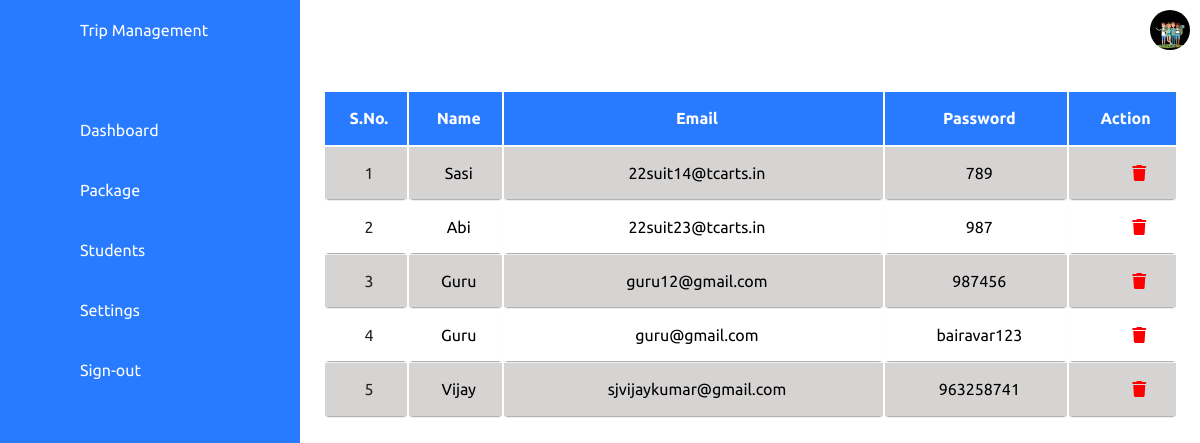
The page /admin/student.php on the database its author committed.
### tables this page shows
CREATE TABLE `register` (
  `Id` int(10) NOT NULL,
  `Name` varchar(60) NOT NULL,
  `Email` varchar(60) NOT NULL,
  `Password` varchar(20) NOT NULL
);

### admin/student.php (the view, shortened to what this page needs)
<?php include 'config/connection.php'; ?>
<!DOCTYPE html>
<html lang="en">
<head>
    <link rel="stylesheet" href="css/dashboard.css">
    <link rel="stylesheet" href="https://cdnjs.cloudflare.com/ajax/libs/font-awesome/6.6.0/css/all.min.css" />
</head>
<body>
    <div class="container">
        <?php include 'base.php'; ?>
         <div class="main">
            <div class="topbar">
                <div class="toggle">
                </div>
                <div class="user">
                    <img src="../images/bg-2.jpeg">
                </div>
            </div>
            <table class="table_container">
                    <thead>
                      <tr>
                        <th><h1>S.No.</h1></th>
                        <th><h1>Name</h1></th>
                        <th><h1>Email</h1></th>
                        <th><h1>Password</h1></th>
                        <th><h1>Action</h1></th>
                      </tr>
                    </thead>
                    <tbody>
                      <?php
                        $sql = "SELECT * FROM register";
                        $result = $con->query($sql);
                        if ($result->num_rows > 0) {
                          $i = 1;
                          while($row = $result->fetch_assoc()) {
                      ?>
                      <tr>
                        <td><?php echo $i++; ?></td>
                        <td><?php echo $row["Name"]; ?></td>
                        <td><?php echo $row["Email"]; ?></td>
                        <td><?php echo $row["Password"]; ?></td>
                        <td>
                            <a href="config/deleteRecord.php?table=register&id=<?php echo $row["Id"]; ?>"><i class="fa-solid fa-trash"></i></a>
                        </td>
                      </tr>
                      <?php
                          }
                        }
                          else {
                            echo "0 results";
                          }
                    ?></tbody>
                  </table>
         </div>
    </div>
</body>
</html>

### admin/css/dashboard.css (style rules this page uses)
* { margin: 0; padding: 0; box-sizing: border-box; font-family: 'ubuntu',sans-serif; }
:root { --blue:#287bff; --white:#fff; --grey:#f5f5f5; --black:#222; --black2:#d6d3d3; }
body { min-width: 100vh; overflow-x: hidden; }
.container { position: relative; width: 100%; }
.main { position: absolute; width: calc(100% - 300px); left: 300px; min-height: 100vh; background: var(--white); transition: .5s; }
.topbar { width: 100%; height: 60px; display: flex; justify-content: space-between; align-items: center; padding: 0 10px; }
.toggle { position: relative; top: 0; width: 60px; height: 60px; display: flex; justify-content: center; align-items: center; font-size: 2.5em; }
.user { position: relative; min-width: 40px; height: 40px; border-radius: 50%; overflow: hidden; cursor: pointer; }
.user img { position: absolute; top: 0; left: 0; width: 100%; height: 100%; }
.table_container th h1 { font-weight: bold; font-size: 1em; text-align: center; color: var(--white); }
.table_container td { font-weight: normal; font-size: 1em; -webkit-box-shadow: 0 2px 2px -2px #0E1119; -moz-box-shadow: 0 2px 2px -2px #0E1119; box-shadow: 0 2px 2px -2px #0E1119; }
.table_container { text-align: left; overflow: hidden; width: 95%; margin: 1.9em auto; display: table; padding: 0 0 8em 0; }
.table_container td, .table_container th { padding-bottom: 2%; padding-top: 2%; padding-left:.8%; text-align: center; }
.table_container tr:nth-child(odd) { background-color: var(--black2); }
.table_container tr:nth-child(even) { background-color: var(--white); }
.table_container th { background-color: var(--blue); color: var(--white); }
.table_container td:first-child { color: var(--black); }
.fa-trash { color: red; margin-left: 1.7em; }

### rows shown on the page
register: Name "Sasi", Email "22suit14@tcarts.in", Password "789"
register: Name "Abi", Email "22suit23@tcarts.in", Password "987"
register: Name "Guru", Email "guru12@gmail.com", Password "987456"
register: Name "Guru", Email "guru@gmail.com", Password "bairavar123"
register: Name "Vijay", Email "sjvijaykumar@gmail.com", Password "963258741"
